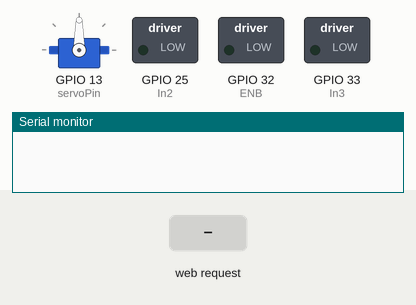
Simulated run of this sketch. Board: ESP32. Parts: servo, switched loads named in the sketch (green lamp = pin HIGH), the last lines printed to the serial monitor. Inputs (shaded band) come from the test bench.

Above: at 1.2 s.
1.3 s: HTTP request GET /direccion?cmd=1&value=1 received
At 1.7 s:
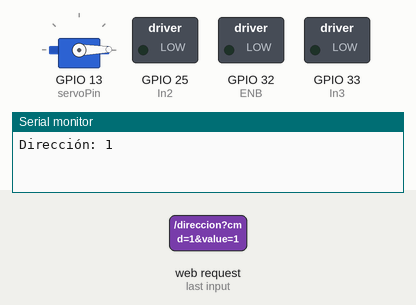
2.8 s: HTTP request GET /direccion?cmd=120&value=120 received
At 4.0 s:
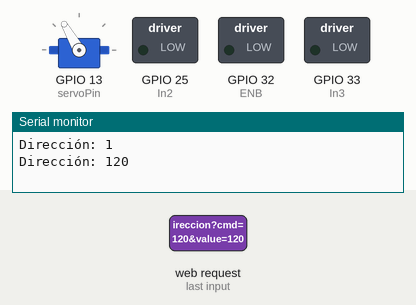
4.3 s: HTTP request GET /command?cmd=avanzar received
At 5.2 s:
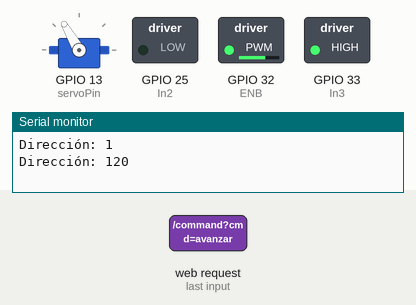
5.8 s: HTTP request GET /velocidad?value=avanzar received
At 6.4 s:
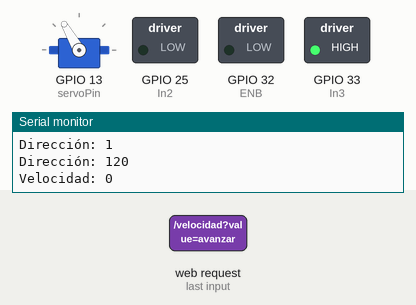
7.3 s: HTTP request GET /velocidad?value=1 received
At 8.5 s:
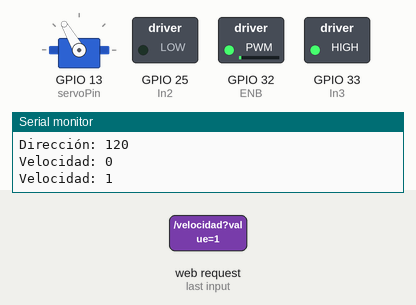
8.8 s: HTTP request GET /velocidad?cmd=120&value=120 received
At 9.8 s:
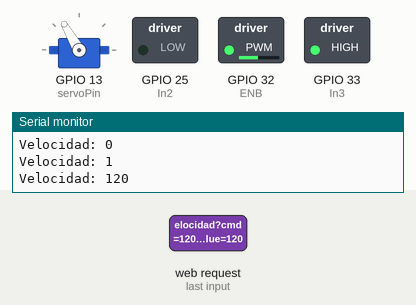
Timing chart, 0 to 11.3 s (numbered marks = the images above; inputs shaded):
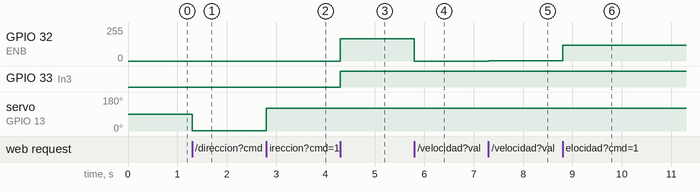

Measured:
- after the input at 1.3 s, servo on GPIO 13 (servoPin): 90° → 1° at once
- after the input at 2.8 s, servo on GPIO 13 (servoPin): 1° → 120° at once
- after the input at 4.3 s, GPIO 32 (ENB): 0/255 → 167/255 at once; GPIO 33 (In3): LOW → HIGH at once
- after the input at 5.8 s, GPIO 32 (ENB): 167/255 → 0/255 at once
- after the input at 7.3 s, GPIO 32 (ENB): 0/255 → 1/255 at once
- after the input at 8.8 s, GPIO 32 (ENB): 1/255 → 120/255 at once

The sketch:

funcional.ino
```cpp
#include <WiFi.h>
#include <WebServer.h>
#include <ESP32Servo.h>

// Configuración del Access Point (AP)
const char* ssid = "COCHERC";
const char* password = "87654321";

// Configuración de IP fija
IPAddress local_IP(192,168,4,4);
IPAddress gateway(192,168,4,1);
IPAddress subnet(255,255,255,0);

WebServer server(80);
Servo servoDireccion;

// Pines del controlador
int In2 = 25;   // Dirección 1
int In3 = 33;   // Dirección 2
int ENB = 32;   // PWM del motor

// Pin del servomotor
int servoPin = 13;

// Variables de control
char modo = 'P';
int velocidad = 168;  // Valor inicial (centro del rango)
int anguloServo = 90; // Posición inicial

const char* html = R"rawliteral(
<!DOCTYPE HTML>
<html>
<head>
    <title>Control Coche RC</title>
    <meta name="viewport" content="width=device-width, initial-scale=1.0, maximum-scale=1.0, user-scalable=no">
    <style>
        body {
            display: flex;
            flex-direction: column;
            align-items: center;
            min-height: 100vh;
            margin: 0;
            padding: 20px;
            background: #1a1a1a;
            font-family: Arial, sans-serif;
            color: white;
            overflow: hidden;
            touch-action: none;
        }

        h1 {
            color: #00ff88;
            margin: 20px 0;
            font-size: 2em;
            text-shadow: 0 0 10px #00ff88;
        }

        .panel-control {
            background: #2d2d2d;
            padding: 25px;
            border-radius: 15px;
            width: 100%;
            max-width: 400px;
            box-shadow: 0 0 20px rgba(0,255,136,0.2);
        }

        .control-deslizante {
            margin: 20px 0;
        }

        label {
            display: block;
            margin-bottom: 10px;
            font-size: 1.1em;
            color: #00ff88;
        }

        input[type="range"] {
            width: 100%;
            height: 10px;
            background: #4a4a4a;
            border-radius: 5px;
            outline: none;
            -webkit-appearance: none;
        }

        input[type="range"]::-webkit-slider-thumb {
            -webkit-appearance: none;
            width: 25px;
            height: 25px;
            background: #00ff88;
            border-radius: 50%;
            cursor: pointer;
            box-shadow: 0 0 10px #00ff88;
        }

        .valor-actual {
            display: inline-block;
            padding: 5px 15px;
            background: #00ff88;
            color: #1a1a1a;
            border-radius: 5px;
            margin-left: 10px;
            font-weight: bold;
        }

        .botones-mando {
            display: grid;
            grid-template-columns: repeat(3, 1fr);
            gap: 15px;
            margin-top: 30px;
        }

        .boton {
            padding: 20px;
            border: none;
            border-radius: 10px;
            font-size: 1.2em;
            cursor: pointer;
            transition: all 0.2s;
            background: #4a4a4a;
            color: white;
        }

        .boton:hover {
            transform: scale(1.05);
            box-shadow: 0 0 15px #00ff88;
        }

        #avanzar { background: #00cc66; }
        #reversa { background: #ff4444; }
        #parar { background: #ffaa00; }
    </style>
</head>
<body>
    <h1>Control Remoto</h1>

    <div class="panel-control">
        <div class="control-deslizante">
            <label>Velocidad (85-230):</label>
            <input type="range" min="85" max="230" value="168" id="velocidadSlider">
            <!--Cambiar limites de slider velocidad aca-->
            <span class="valor-actual" id="velocidadValor">168</span>
        </div>

        <div class="control-deslizante">
            <label>Direccion (20-160):</label>
            <input type="range" min="20" max="160" value="90" id="direccionSlider">
            <!--Cambiar limites del slider angulo aca-->
            <span class="valor-actual" id="direccionValor">90</span>
        </div>

        <div class="botones-mando">
            <button class="boton" id="avanzar">Avanzar</button>
            <button class="boton" id="parar">Parar</button>
            <button class="boton" id="reversa">Reversa</button>
        </div>
    </div>

    <script>
        const velocidadSlider = document.getElementById('velocidadSlider');
        const direccionSlider = document.getElementById('direccionSlider');

        function enviarComando(comando) {
            fetch(`/command?cmd=${comando}`);
        }

        function actualizarVelocidad(valor) {
            valor = Math.max(85, Math.min(230, valor)); //Solo acepta un valor entre 85 y 230. Cambiar limites de slider velocidad aca
            fetch(`/velocidad?value=${valor}`);
            document.getElementById("velocidadValor").textContent = valor;
        }

        function actualizarDireccion(valor) {
            valor = Math.max(20, Math.min(160, valor)); //Solo acepta un valor entre 20 y 160. Cambiar limites del slider angulo aca
            fetch(`/direccion?value=${valor}`);
            document.getElementById("direccionValor").textContent = `${valor}`;
        }

        // Eventos
        velocidadSlider.addEventListener('input', (e) => {
            actualizarVelocidad(parseInt(e.target.value));
        });

        direccionSlider.addEventListener('input', (e) => {
            actualizarDireccion(parseInt(e.target.value));
        });

        document.getElementById('avanzar').addEventListener('click', () => {
            enviarComando('avanzar');
        });

        document.getElementById('reversa').addEventListener('click', () => {
            enviarComando('reversa');
        });

        document.getElementById('parar').addEventListener('click', () => {
            enviarComando('parar');
        });
    </script>
</body>
</html>
)rawliteral";

void setup() {
    Serial.begin(115200);

    // Configurar pines
    pinMode(In2, OUTPUT);
    pinMode(In3, OUTPUT);
    pinMode(ENB, OUTPUT);

    // Configurar PWM para motor
    ledcSetup(0, 10000, 8);
    ledcAttachPin(ENB, 0);

    // Configurar servo
    ESP32PWM::allocateTimer(3);
    servoDireccion.setPeriodHertz(50);
    servoDireccion.attach(servoPin, 500, 2400);
    servoDireccion.write(anguloServo);

    // Iniciar modo AP
    WiFi.softAPConfig(local_IP, gateway, subnet);
    WiFi.softAP(ssid, password);

    // Configurar rutas
    server.on("/", []() {
        server.send(200, "text/html", html);
    });

    server.on("/command", []() {
        String cmd = server.arg("cmd");
        if (cmd == "avanzar") {
            modo = 'A';
            digitalWrite(In2, LOW);
            digitalWrite(In3, HIGH);
            ledcWrite(0, velocidad);
        }
        else if (cmd == "reversa") {
            modo = 'R';
            digitalWrite(In2, HIGH);
            digitalWrite(In3, LOW);
            ledcWrite(0, velocidad);
        }
        else if (cmd == "parar") {
            modo = 'P';
            digitalWrite(In2, LOW);
            digitalWrite(In3, LOW);
            ledcWrite(0, 0);
        }
        server.send(200, "text/plain", "OK");
    });

    server.on("/velocidad", []() {
        if (server.hasArg("value")) {
            velocidad = server.arg("value").toInt();
            if (modo != 'P') {
                ledcWrite(0, velocidad);
            }
            Serial.print("Velocidad: ");
            Serial.println(velocidad);
        }
        server.send(200, "text/plain", "OK");
    });

    server.on("/direccion", []() {
        if (server.hasArg("value")) {
            anguloServo = server.arg("value").toInt();
            servoDireccion.write(anguloServo);
            Serial.print("Dirección: ");
            Serial.println(anguloServo);
        }
        server.send(200, "text/plain", "OK");
    });

    // Estado inicial
    digitalWrite(In2, LOW);
    digitalWrite(In3, LOW);
    ledcWrite(0, 0);
    server.begin();
}

void loop() {
    server.handleClient();
}
```
